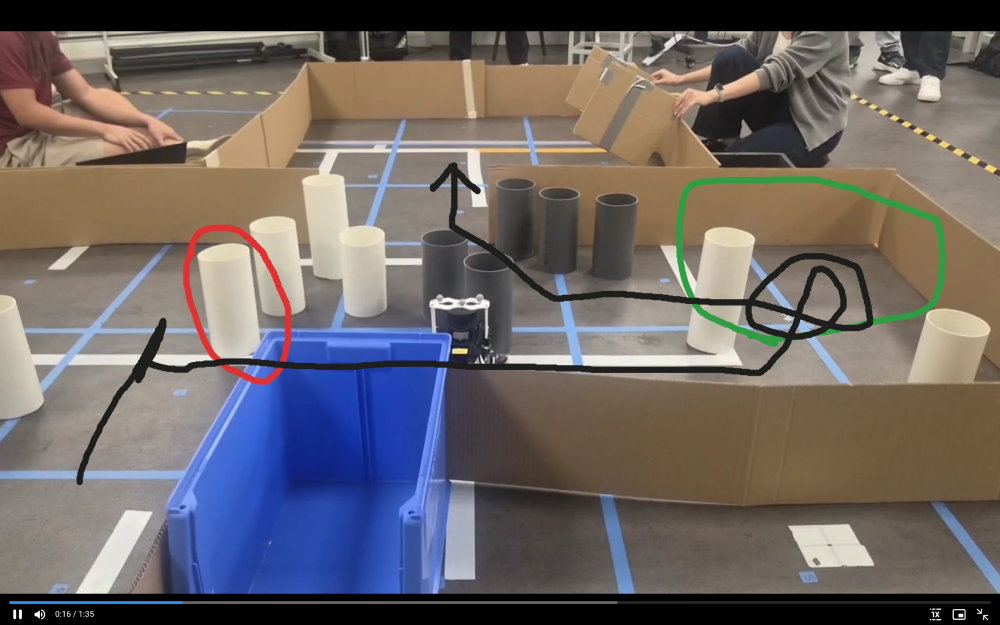
#> input picture claude_tools/report/fig2/src/16.webp, 2000 x 1250 px, found by its file name (shown at 1/2 size)
$ python align.py
#> lines starting #> are read from the running program, lines starting #| are printed output that depends on the picture; long printed decimals are rounded
import cv2, numpy as np
a = cv2.imread('images/16.webp'); b = cv2.imread('images/18.webp')
#> further down, a is the input picture: shape (1250, 2000, 3); mean B, G, R 101.4, 102.1, 109
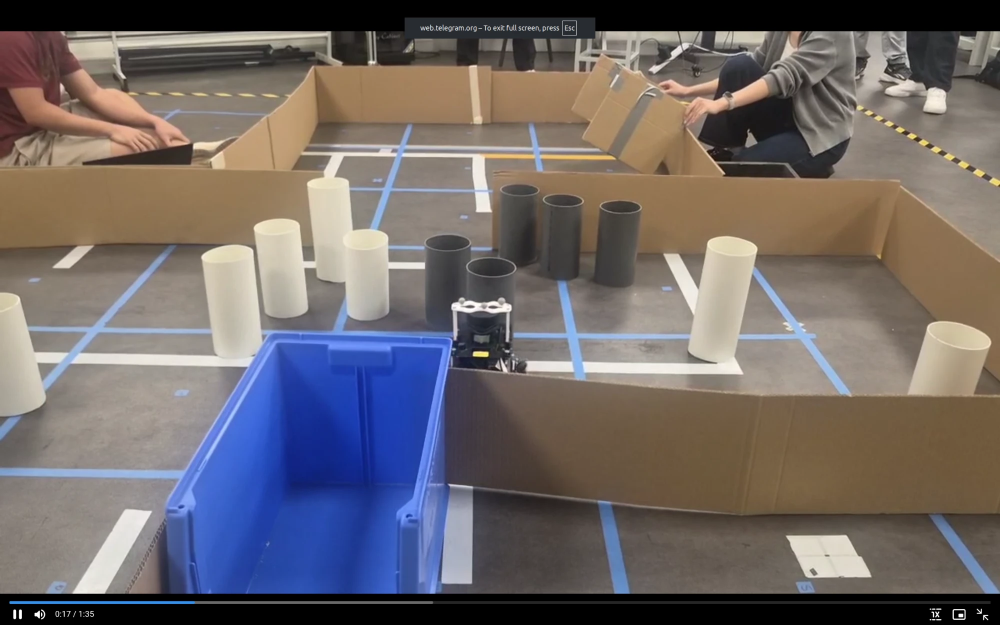
#> input picture claude_tools/report/fig2/src/18.webp, 2000 x 1250 px, found by its file name (shown at 1/2 size)
#> further down, b is the input picture: shape (1250, 2000, 3); mean B, G, R 104.3, 104.3, 111.4
ga, gb = cv2.cvtColor(a, cv2.COLOR_BGR2GRAY), cv2.cvtColor(b, cv2.COLOR_BGR2GRAY)
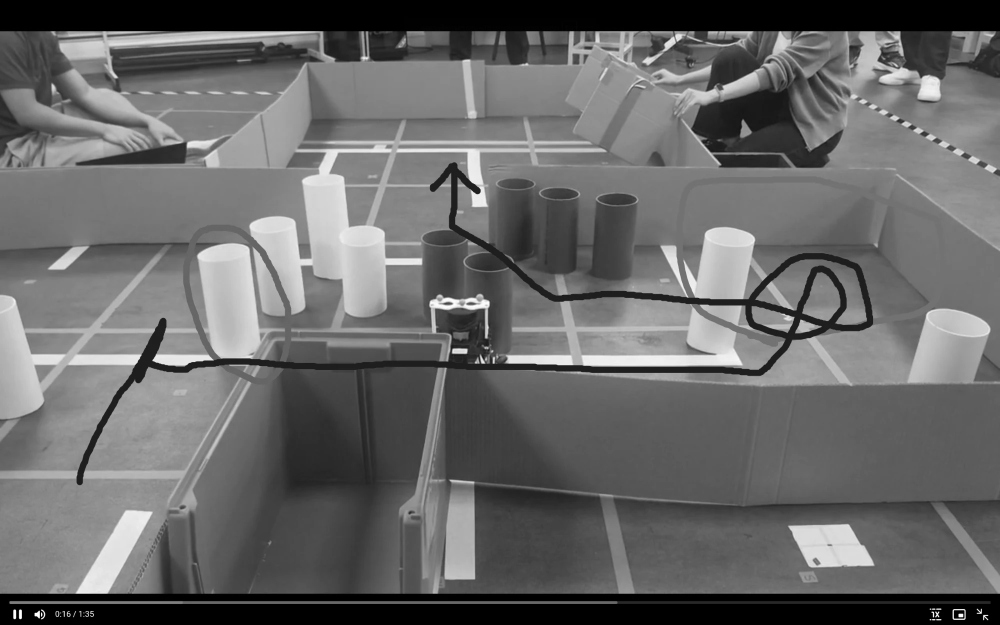
#> ga: shape (1250, 2000) (shown at 1/2 size); min 0, max 255, mean 104
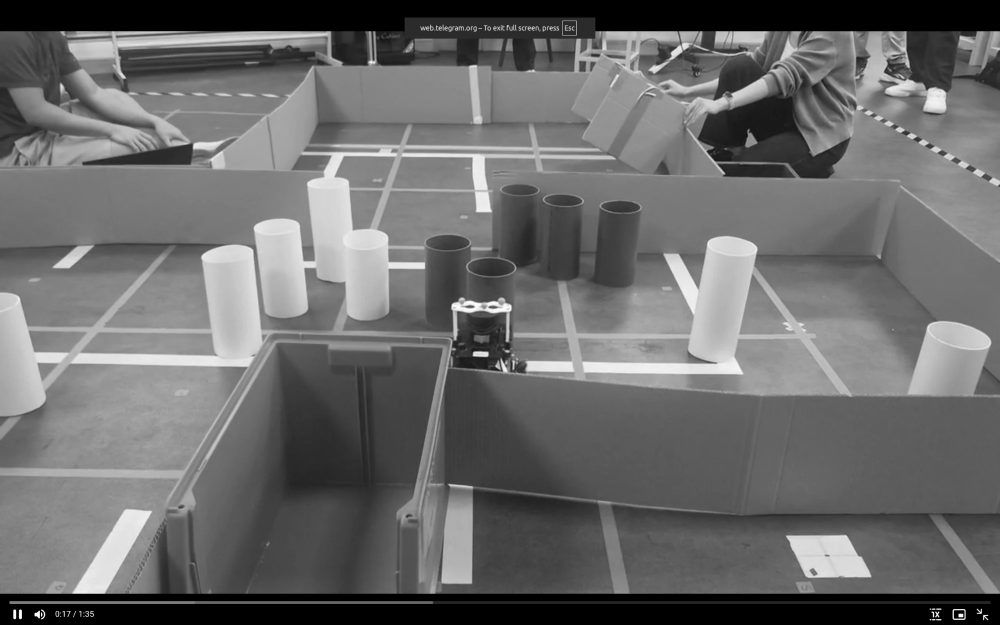
#> gb: shape (1250, 2000) (shown at 1/2 size); min 0, max 255, mean 106.4
# use only the course area; ignore player bars, the banner and people at the top corners
m = np.zeros_like(ga); m[340:1180, :] = 255
s = cv2.SIFT_create(4000)
ka, da = s.detectAndCompute(ga, m); kb, db = s.detectAndCompute(gb, m)
#> after `ka, da = s.detectAndCompute(ga, m)`: ka = 1479 keypoints; strongest (x, y, size): (954, 381, 9.5), (928, 702, 8.6), (965, 724, 4.6), (913, 702, 8.9)
#> after `kb, db = s.detectAndCompute(gb, m)`: kb = 870 keypoints; strongest (x, y, size): (970, 708, 8.7), (953, 708, 8.6), (1657, 1119, 81.7), (913, 614, 13.5)
mt = cv2.BFMatcher().knnMatch(da, db, k=2)
#> mt = 1479 matches
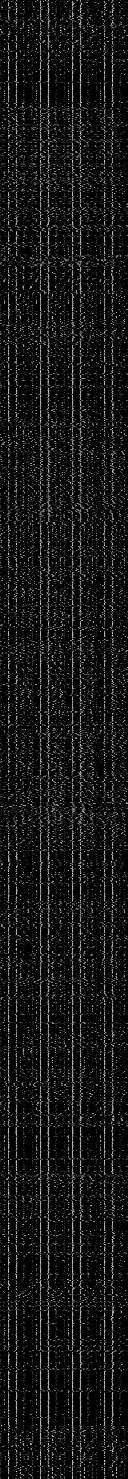
#> da: shape (1479, 128) float32; min 0, max 215, mean 21
good = [x for x, y in mt if x.distance < 0.7 * y.distance]
#> good = 331 matches
pa = np.float32([ka[g.queryIdx].pt for g in good]); pb = np.float32([kb[g.trainIdx].pt for g in good])
#> after `pa = np.float32([ka[g.queryIdx].pt for g in good])`: pa = 331 pairs, first value 11.95 to 1990.7, second value 339.8 to 1179.5
#> after `pb = np.float32([kb[g.trainIdx].pt for g in good])`: pb = 331 pairs, first value 13.07 to 1990.2, second value 347.6 to 1179.2
H, inl = cv2.findHomography(pa, pb, cv2.RANSAC, 4.0)
#> H = [[0.993, -0.021, 20.74], [0.0145, 0.993, -1.34], [-1.85e-06, -1.67e-06, 1]]; inl = 331 values, max 1 at index 0, min 0 at index 34, mean 0.662
print(len(good), int(inl.sum())); print(np.round(H, 4))
#| 331 219
#| [[ 9.92900e-01 -2.10000e-02  2.07447e+01]
#|  [ 1.45000e-02  9.93500e-01 -1.33910e+00]
#|  [-0.00000e+00 -0.00000e+00  1.00000e+00]]
err = np.linalg.norm(cv2.perspectiveTransform(pa[inl.ravel() == 1][None], H)[0] - pb[inl.ravel() == 1], axis=1)
#> err = 219 values, max 3.66 at index 27, min 0.0952 at index 168, mean 1.15
print('median inlier err px', np.median(err))
#| median inlier err px 0.9225
np.save('scratchpad/fig2/H.npy', H)
# check: blend warped a over b
w = cv2.warpPerspective(a, H, (b.shape[1], b.shape[0]))
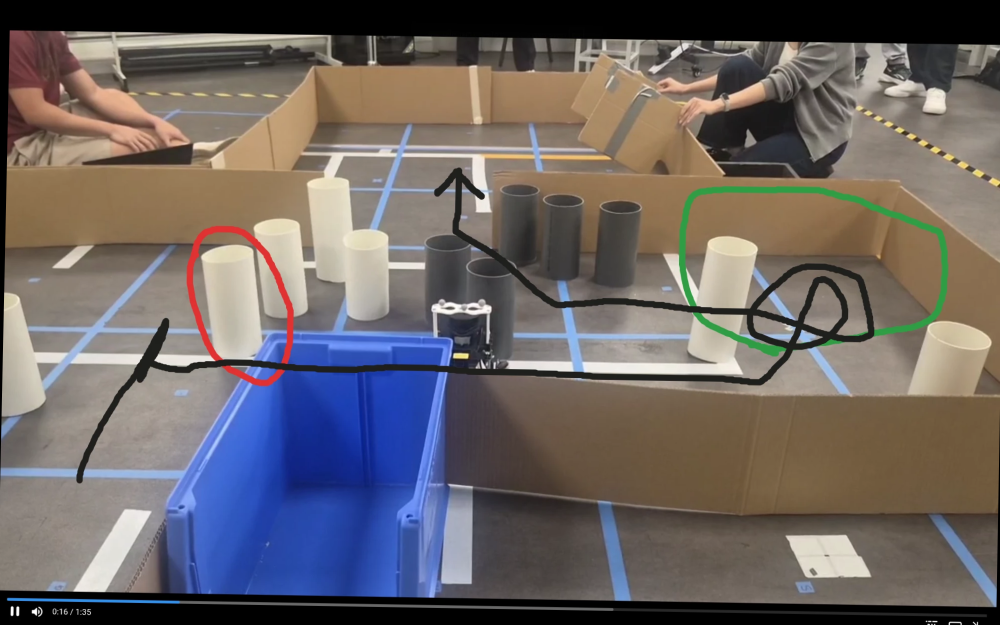
#> w: shape (1250, 2000, 3) (shown at 1/2 size); mean B, G, R 100.6, 101.3, 108.2
cv2.imwrite('scratchpad/fig2/check_align.jpg', cv2.addWeighted(w, 0.5, b, 0.5, 0)[300:1190])
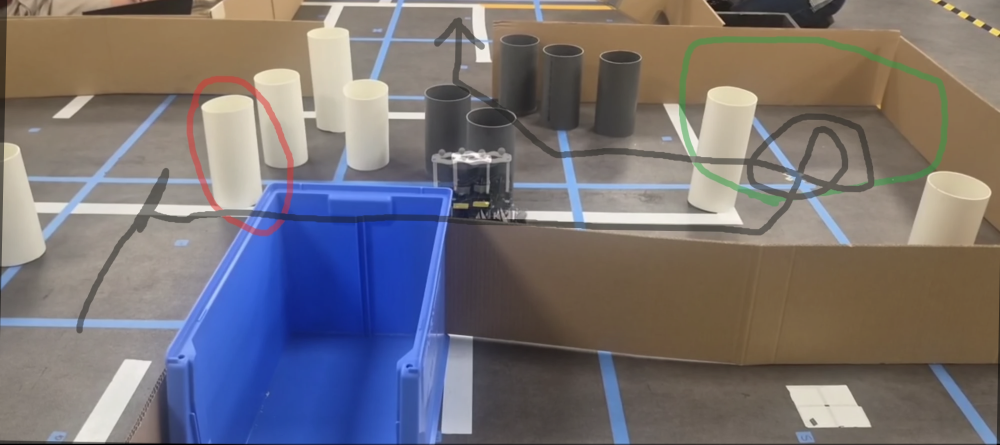
#> saved as check_align.jpg: shape (890, 2000, 3) (shown at 1/2 size); mean B, G, R 116.9, 113.8, 119.3
